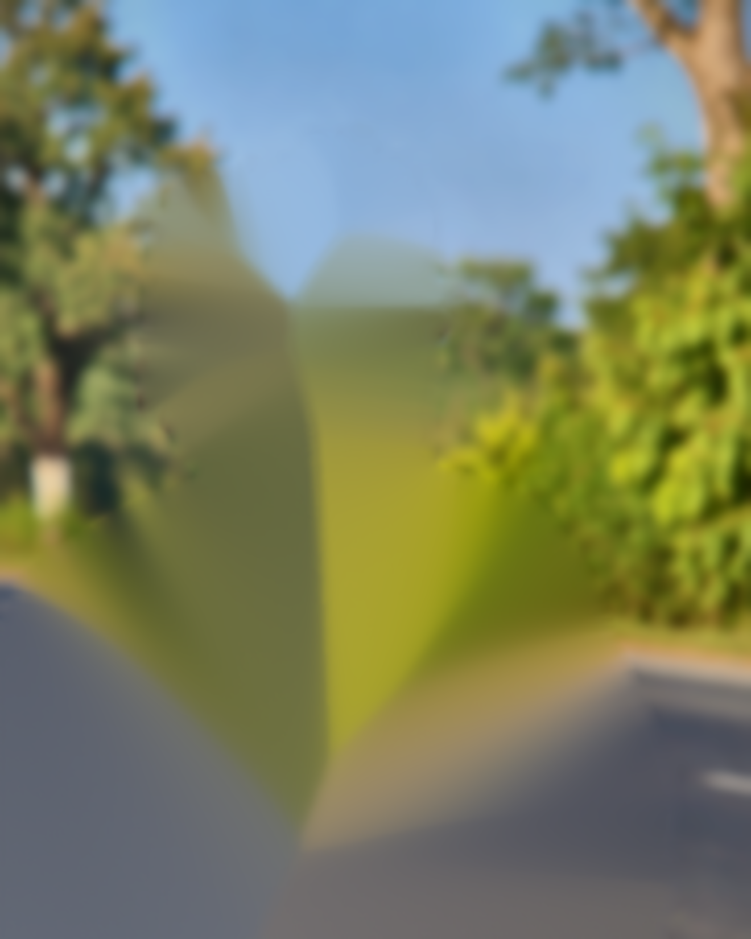
#> input picture docs/reference/sample-f/photo-bg.png, 751 x 939 px, shrunk from 1320 x 1650 before the run; its folder holds only this picture in this run
$ python enhance_photo.py photo-bg.png photo-subject.png photo-subject.png
#> lines starting #> are read from the running program, lines starting #| are printed output that depends on the picture; after the words box and inside, x2 and y2 are one past the last pixel; in counts of white or black regions, pixels touching at a corner belong together
"""Enhance the portrait without altering facial geometry.
Only global/local tone, colour, sharpening, crop, uniform upscale and a
background-only blur. No warping, no face retouching, no generative fill."""
import sys
import cv2
import numpy as np

src_path, out_path, preview_path = sys.argv[1], sys.argv[2], sys.argv[3]
img = cv2.imread(src_path, cv2.IMREAD_COLOR)
#> img is the input picture: shape (939, 751, 3); mean B, G, R 100.2, 128.5, 121.5
H0, W0 = img.shape[:2]
#> H0 = 939; W0 = 751

# 1. Align: 4:5 crop, eyes on the upper third, face slightly left of centre
#    (he looks to frame-right, so leave lead room on that side).
eye_x, eye_y = 470, 488                      # measured on the 941x1672 original
cw = 660; ch = int(cw * 5 / 4)               # 660 x 825
x0 = int(round(eye_x - 0.46 * cw)); y0 = int(round(eye_y - 0.34 * ch))
x0 = max(0, min(W0 - cw, x0)); y0 = max(0, min(H0 - ch, y0))
#> after `x0 = max(0, min(W0 - cw, x0))`: x0 = 91
#> after `y0 = max(0, min(H0 - ch, y0))`: y0 = 114
crop = img[y0:y0 + ch, x0:x0 + cw].copy()

# 2. Subject mask with GrabCut (rect + hints), feathered.
mask = np.full(crop.shape[:2], cv2.GC_PR_BGD, np.uint8)
mask[int(ch * 0.08):, int(cw * 0.02):int(cw * 0.97)] = cv2.GC_PR_FGD
mask[:int(ch * 0.07), :] = cv2.GC_BGD                       # sky above hair
mask[:int(ch * 0.45), :int(cw * 0.20)] = cv2.GC_BGD          # trees left of head
mask[:int(ch * 0.50), int(cw * 0.74):] = cv2.GC_BGD          # trees right of head
mask[:int(ch * 0.16), int(cw * 0.64):] = cv2.GC_BGD          # sky right of hair
mask[int(ch * 0.24):int(ch * 0.44), int(cw * 0.36):int(cw * 0.54)] = cv2.GC_FGD   # face (well inside the cheeks)
mask[int(ch * 0.62):, int(cw * 0.25):int(cw * 0.72)] = cv2.GC_FGD                 # shirt
bgd, fgd = np.zeros((1, 65), np.float64), np.zeros((1, 65), np.float64)
cv2.grabCut(crop, mask, None, bgd, fgd, 10, cv2.GC_INIT_WITH_MASK)
fg = np.where((mask == cv2.GC_FGD) | (mask == cv2.GC_PR_FGD), 1.0, 0.0).astype(np.float32)
fg = cv2.morphologyEx(fg, cv2.MORPH_CLOSE, np.ones((9, 9), np.uint8))
fg = cv2.morphologyEx(fg, cv2.MORPH_OPEN, np.ones((5, 5), np.uint8))

# 3. Uniform 2x upscale (same factor on both axes -> no shape change).
S = 2
up = cv2.resize(crop, (cw * S, ch * S), interpolation=cv2.INTER_LANCZOS4)
fg = cv2.resize(fg, (cw * S, ch * S), interpolation=cv2.INTER_LINEAR)
fg_hard = fg.copy()
fg = cv2.GaussianBlur(fg, (0, 0), 4)[..., None]          # feathered edge

f = up.astype(np.float32) / 255.0

# 4. Tone: local contrast on luminance (CLAHE, gentle), lift shadows, protect highlights.
lab = cv2.cvtColor(up, cv2.COLOR_BGR2LAB)
#> lab: shape (1650, 1320, 3); mean of channels 0, 1, 2 133.4, 121.9, 146.6
L, A, B = cv2.split(lab)
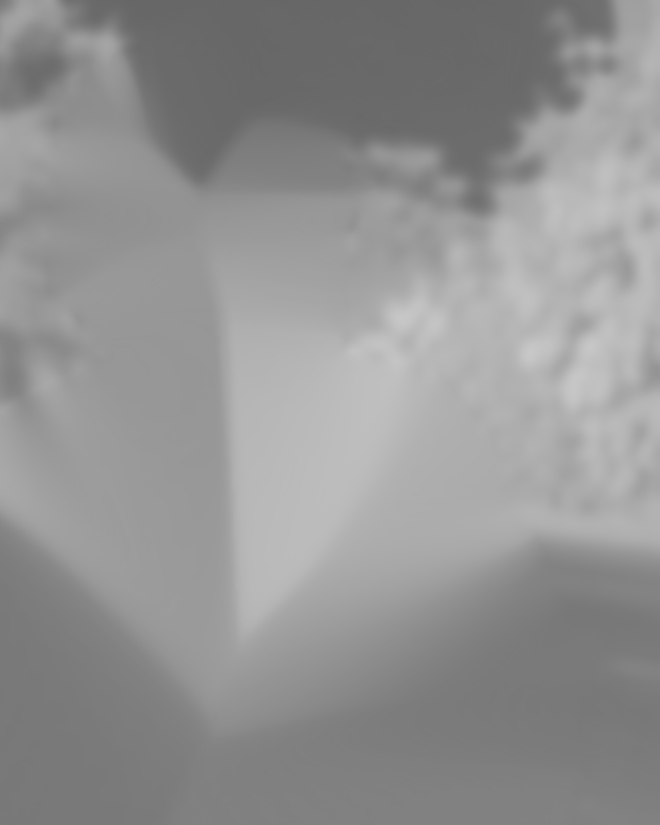
#> B: shape (1650, 1320) (shown at 1/2 size); min 102, max 200, mean 146.6
L2 = cv2.createCLAHE(clipLimit=1.6, tileGridSize=(8, 8)).apply(L)
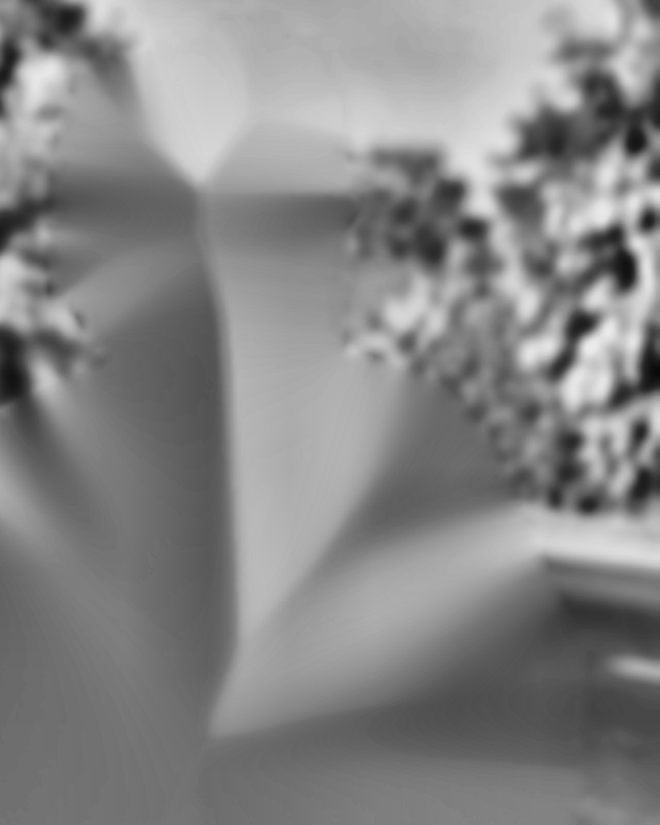
#> L2: shape (1650, 1320) (shown at 1/2 size); min 10, max 235, mean 134
L = cv2.addWeighted(L, 0.45, L2, 0.55, 0)
lab = cv2.merge([L, A, B])
#> lab: shape (1650, 1320, 3); mean of channels 0, 1, 2 133.8, 121.9, 146.6
f = cv2.cvtColor(lab, cv2.COLOR_LAB2BGR).astype(np.float32) / 255.0
#> f: shape (1650, 1320, 3) float32; mean of channels 0, 1, 2 0.359, 0.501, 0.486
f = np.clip(f, 0, 1)
f = f + 0.10 * (1 - f) * (1 - f) * f * 4          # shadow lift (tone curve)
#> f: shape (1650, 1320, 3) float32; mean of channels 0, 1, 2 0.404, 0.553, 0.535
f = 1 - (1 - f) ** 1.08                           # gentle brightening, highlights rolled off
#> f: shape (1650, 1320, 3) float32; mean of channels 0, 1, 2 0.422, 0.575, 0.56
f = (f - 0.5) * 1.08 + 0.5                        # a touch of global contrast
#> f: shape (1650, 1320, 3) float32; mean of channels 0, 1, 2 0.416, 0.582, 0.564

# 5. Colour: vibrance (boost low-saturation colours more), warm golden grade.
hsv = cv2.cvtColor(np.clip(f, 0, 1).astype(np.float32), cv2.COLOR_BGR2HSV)
#> hsv: shape (1650, 1320, 3) float32; mean H, S, V 113.6, 0.4, 0.6
s = hsv[..., 1]
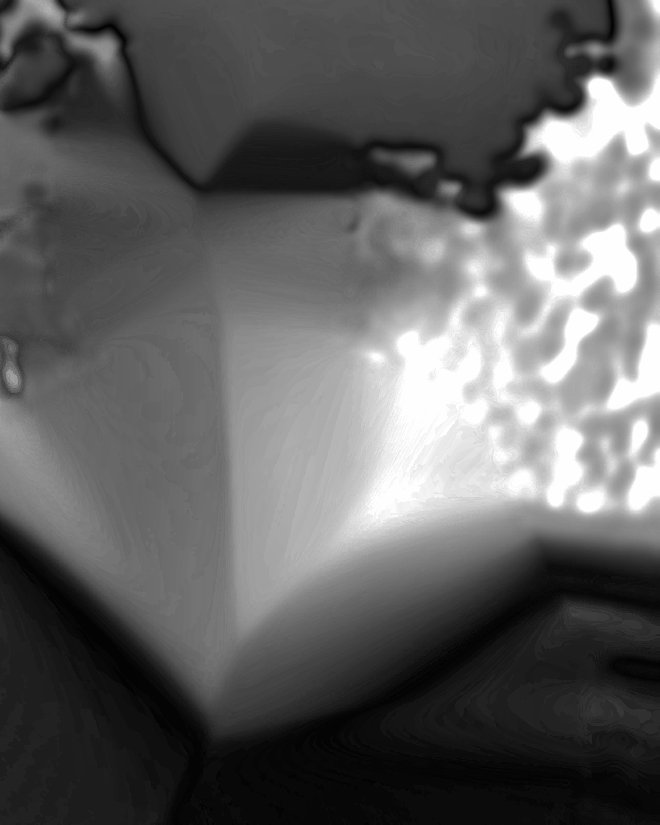
#> s: shape (1650, 1320) float32 (shown at 1/2 size); min 0, max 1, mean 0.383
hsv[..., 1] = np.clip(s + (1 - s) * s * 0.85, 0, 1)
#> hsv: shape (1650, 1320, 3) float32; mean H, S, V 113.6, 0.5, 0.6
f = cv2.cvtColor(hsv, cv2.COLOR_HSV2BGR)
f[..., 2] *= 1.035; f[..., 1] *= 1.01; f[..., 0] *= 0.955   # BGR: warm up

# 6. Background only: soft bokeh blur, slightly darker & less saturated.
bg = cv2.GaussianBlur(f, (0, 0), 6)
bg_hsv = cv2.cvtColor(np.clip(bg, 0, 1).astype(np.float32), cv2.COLOR_BGR2HSV)
#> bg_hsv: shape (1650, 1320, 3) float32; mean H, S, V 99.7, 0.5, 0.6
bg_hsv[..., 1] *= 1.05; bg_hsv[..., 2] *= 0.92
#> after `bg_hsv[..., 1] *= 1.05`: bg_hsv: shape (1650, 1320, 3) float32; mean H, S, V 99.7, 0.5, 0.6
#> after `bg_hsv[..., 2] *= 0.92`: bg_hsv: shape (1650, 1320, 3) float32; mean H, S, V 99.7, 0.5, 0.6
bg = cv2.cvtColor(bg_hsv, cv2.COLOR_HSV2BGR)

# 7. Subject only: crisp detail (unsharp mask on luminance-ish via all channels, small radius).
blur = cv2.GaussianBlur(f, (0, 0), 1.4)
sharp = np.clip(f + (f - blur) * 0.9, 0, 1)
blur2 = cv2.GaussianBlur(sharp, (0, 0), 5)
sharp = np.clip(sharp + (sharp - blur2) * 0.18, 0, 1)   # mid-frequency clarity

out = sharp * fg + bg * (1 - fg)

# 8. Vignette.
h, w = out.shape[:2]
#> h = 1650; w = 1320
yy, xx = np.mgrid[0:h, 0:w].astype(np.float32)
d = np.sqrt(((xx - w * 0.47) / (w * 0.75)) ** 2 + ((yy - h * 0.40) / (h * 0.80)) ** 2)
out *= (1 - np.clip(d - 0.55, 0, 1) * 0.45)[..., None]

out8 = (np.clip(out, 0, 1) * 255 + 0.5).astype(np.uint8)
cv2.imwrite(out_path, out8, [cv2.IMWRITE_PNG_COMPRESSION, 6])

# before/after preview at equal size
before = cv2.resize(crop, (cw * S, ch * S), interpolation=cv2.INTER_LANCZOS4)
prev = np.hstack([before, np.full((ch * S, 24, 3), 255, np.uint8), out8])
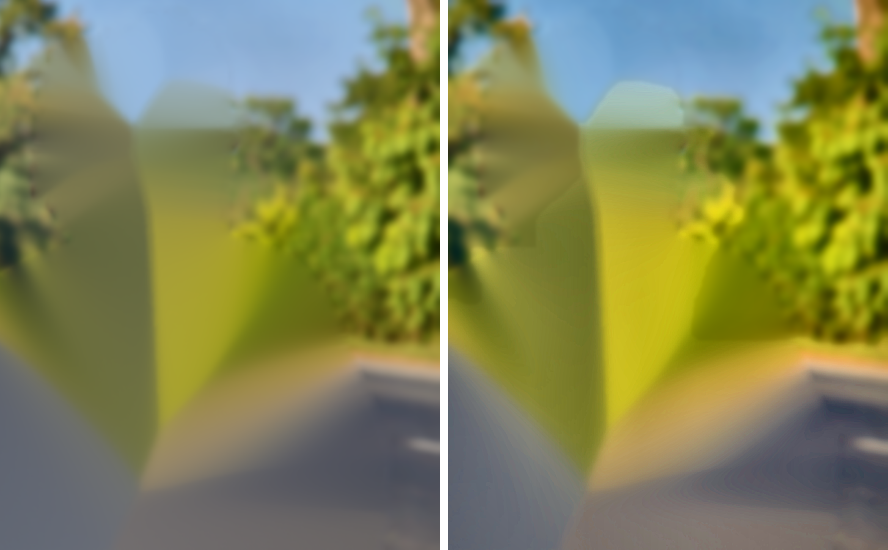
#> prev: shape (1650, 2664, 3) (shown at 1/3 size); mean B, G, R 86.5, 133, 129.2
prev = cv2.resize(prev, (prev.shape[1] // 2, prev.shape[0] // 2), interpolation=cv2.INTER_AREA)
#> prev: shape (825, 1332, 3)
cv2.imwrite(preview_path, prev)
mask_dbg = (fg[..., 0] * 255).astype(np.uint8)
cv2.imwrite(preview_path.replace('.png', '-mask.png'), cv2.resize(mask_dbg, (cw, ch)))
print('crop', x0, y0, cw, ch, '->', out8.shape[1], 'x', out8.shape[0])
#| crop 91 114 660 825 -> 1320 x 1650

# ---- layers for 2.5D parallax (no geometry change to the face) ----
base = out_path.rsplit('.', 1)[0]
alpha = cv2.GaussianBlur(fg_hard, (0, 0), 1.6)
alpha = np.clip((alpha - 0.5) * 1.6 + 0.5, 0, 1)            # crisp but anti-aliased edge
subj = np.dstack([out8, (alpha * 255 + 0.5).astype(np.uint8)])
cv2.imwrite(base + '-subject.png', subj)
# background: remove the subject and fill the hole so parallax never reveals a ghost
hole = cv2.dilate((fg_hard > 0.3).astype(np.uint8), np.ones((41, 41), np.uint8))
small = cv2.resize(out8, (out8.shape[1] // 4, out8.shape[0] // 4), interpolation=cv2.INTER_AREA)
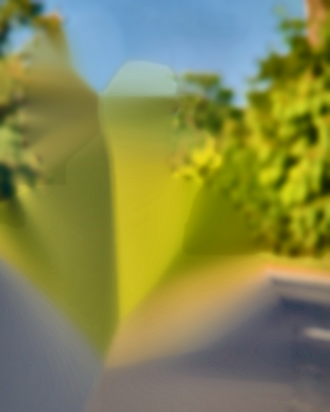
#> small: shape (412, 330, 3); mean B, G, R 79.1, 136.2, 132.9
hole_s = cv2.resize(hole, (small.shape[1], small.shape[0]), interpolation=cv2.INTER_NEAREST)
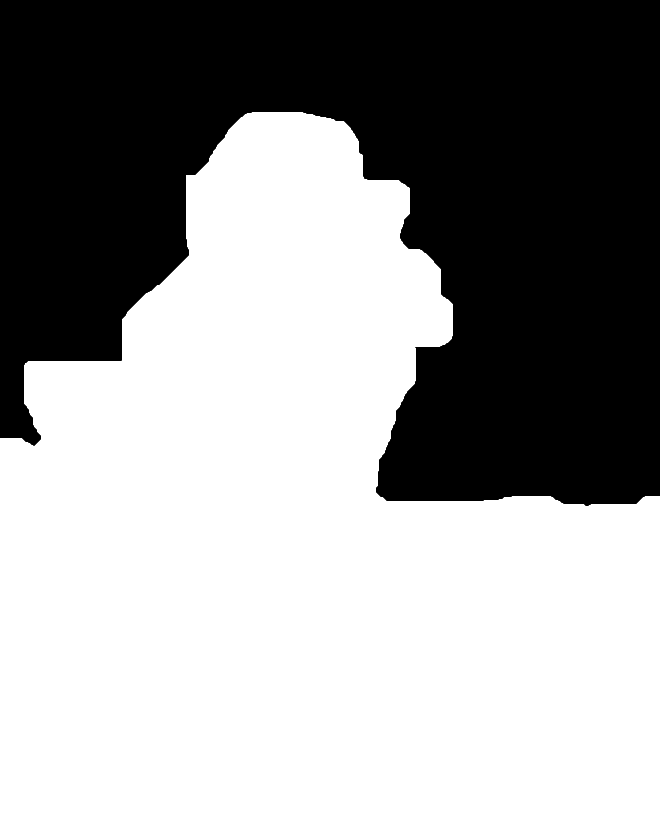
#> hole: shape (1650, 1320) (shown at 1/2 size); values 0 (black) and 1 (white), 59.6% white; 1 black region, box (x1, y1, x2, y2) and area: (0, 0, 1320, 1012) 880270
fill = cv2.inpaint(small, hole_s, 9, cv2.INPAINT_TELEA)
fill = cv2.resize(fill, (out8.shape[1], out8.shape[0]), interpolation=cv2.INTER_CUBIC)
#> fill: shape (1650, 1320, 3)
hm = cv2.GaussianBlur(hole.astype(np.float32), (0, 0), 12)[..., None]
bgl = (out8.astype(np.float32) * (1 - hm) + fill.astype(np.float32) * hm)
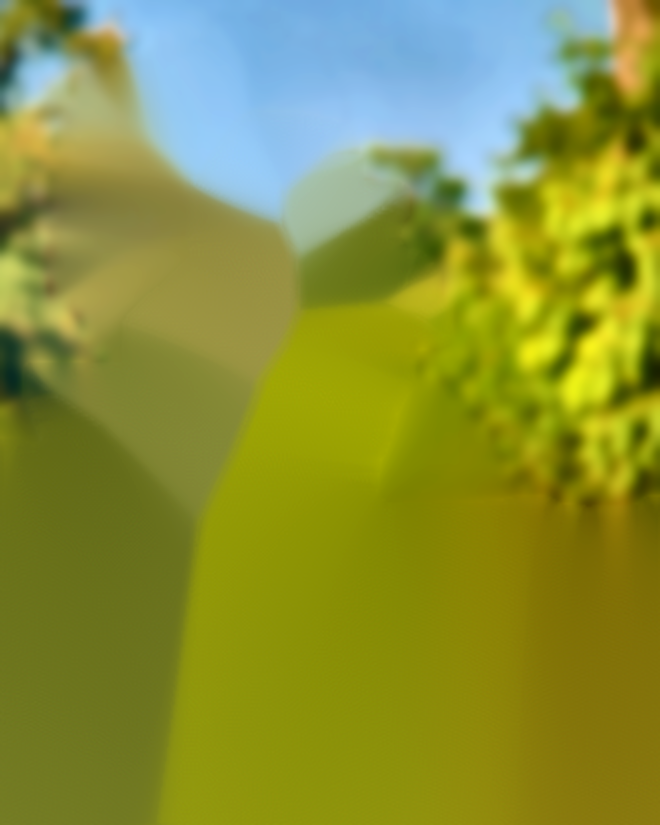
#> bgl: shape (1650, 1320, 3) float32 (shown at 1/2 size); mean B, G, R 49, 127.2, 120.1; drawn with min black and max white
bgl = cv2.GaussianBlur(bgl, (0, 0), 3)
cv2.imwrite(base + '-bg.png', np.clip(bgl, 0, 255).astype(np.uint8))
print('layers written')
